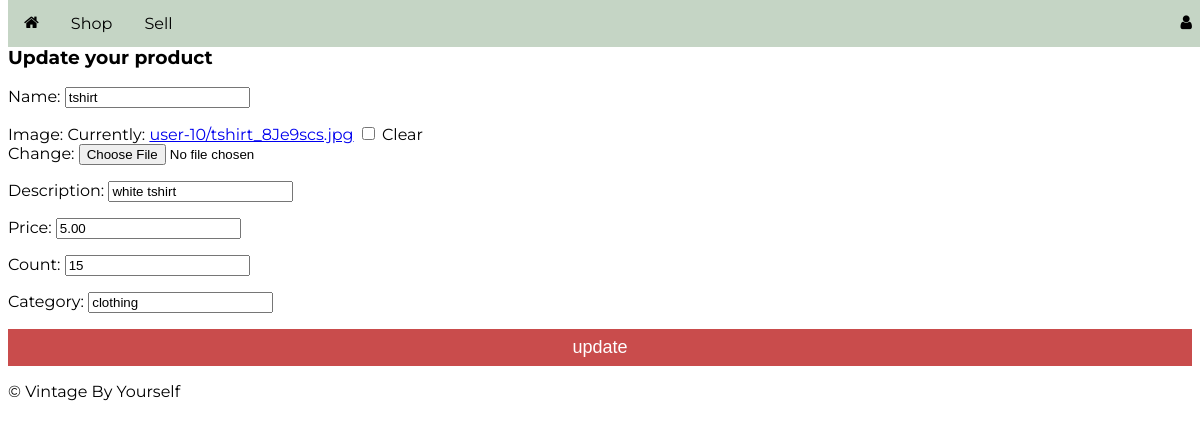
The page /listing/products/34/update on the database its author committed.
### listing/models.py (models this page shows, shortened)
class Product(models.Model):
    CATEGORY_CHOICES = (
        ('clothing', 'CLOTHING'),
        ('furniture', 'FURNITURE'),
        ('electronics', 'ELECTRONICS')
    )
    id = models.AutoField(primary_key=True)
    owner = models.ForeignKey(User, on_delete=models.CASCADE)
    name = models.CharField(max_length=200)
    description = models.CharField(max_length=1000)
    price = models.DecimalField(max_digits=7, decimal_places=2)
    count = models.PositiveIntegerField()
    image = models.ImageField(upload_to=get_upload_path, null=True, blank=True)
    category = models.CharField(max_length=50)

### listing/views.py (the view)
# urls.py: path('products/<pk>/update', ProductUpdate.as_view(), name='update'),
class ProductUpdate(UpdateView):
    model = Product
    fields = ['name', 'image', 'description', 'price', 'count', 'category']
    template_name_suffix = '_form_update'
    success_url = "/listing/products"

### listing/templates/listing/product_form_update.html (shortened to what this page needs)
{% extends 'listing/base.html' %}
{% load static %}
{% block content %}
<section id="page-content">
    <p><br /></p>
    <h3> Update your product </h3>
    <form action="" method="post" enctype="multipart/form-data">
        {{form.as_p}}
        <input type="submit" value="update" />
    </form>
</section>
{% endblock content %}

### account/static/style.css (style rules this page uses)
body { font-family:"Montserrat"; }
input[type=submit] { border: none; outline: 0; display: inline-block; padding: 8px; color: white; background-color: #c94c4c; text-align: center; cursor: pointer; width: 100%; font-size: 18px; }

### rows shown on the page
Product: name "tshirt", description "white tshirt", price "5.00", count "15", category "clothing"
